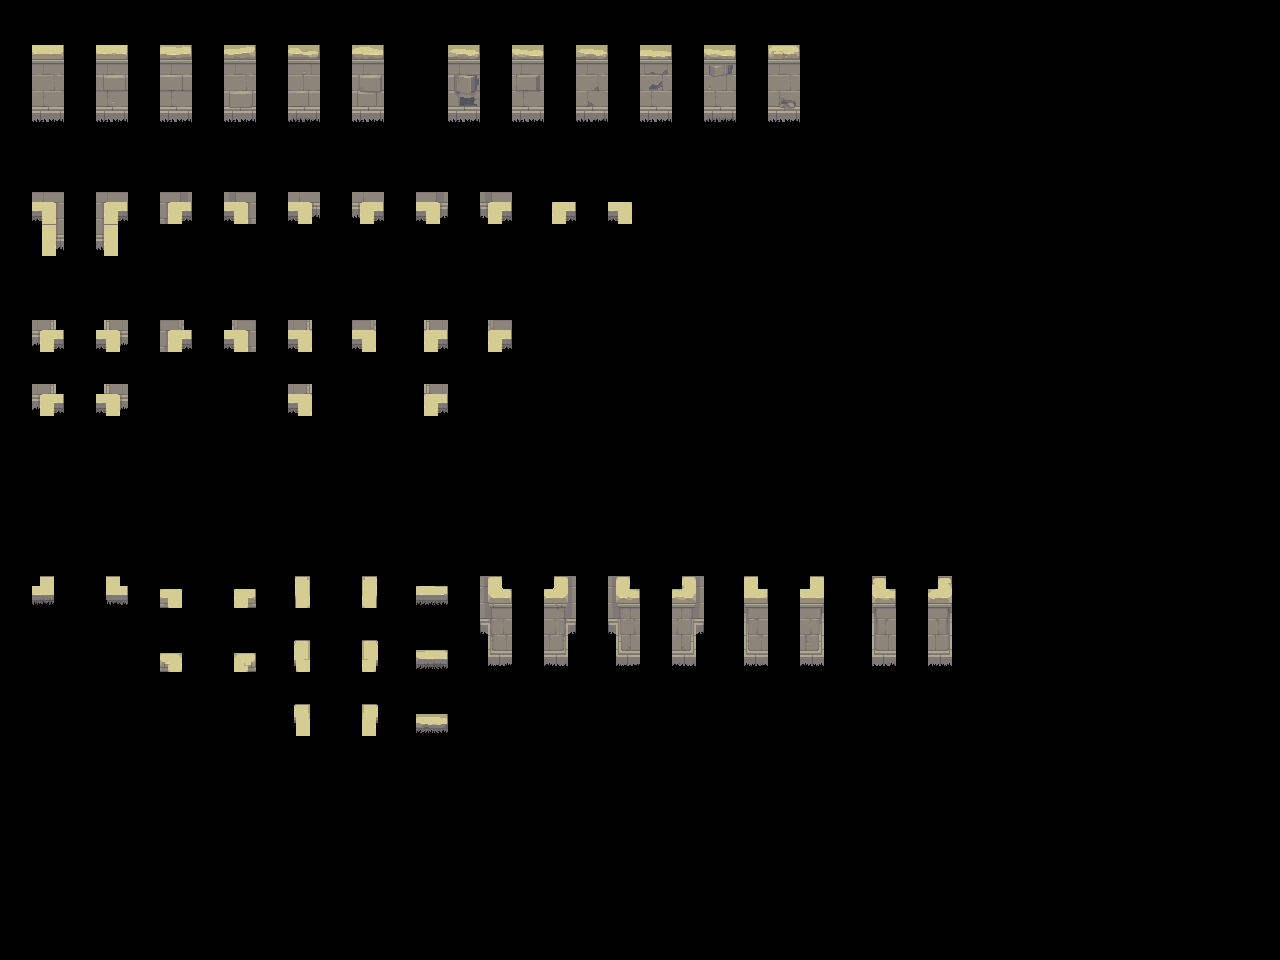

A 2D game scene composited from a Tiled map and its tileset images. What follows is a short description and the map's XML, with every tile layer's data as written:
An orthogonal 40x30 tile map with 32x32 px tiles, 2 tile layers (input_walls, output_walls) and 5 objects.

<map version="1.9" tiledversion="1.9.2" orientation="orthogonal" renderorder="right-down" width="40" height="30" tilewidth="32" tileheight="32" infinite="0" nextlayerid="4" nextobjectid="7">
 <properties>
  <property name="MatchInOrder" type="bool" value="true" />
 </properties>
 <tileset firstgid="1" source="../Tilesets/Ancient Ruins-Tileset - wall 1-transp.tsx" />
 <layer id="1" name="input_walls" width="40" height="30" opacity="0.83">
  <data encoding="csv">
0,0,0,0,0,0,0,0,0,0,0,0,0,0,0,0,0,0,0,0,0,0,0,0,0,0,0,0,0,0,0,0,0,0,0,0,0,0,0,0,
0,67,0,67,0,67,0,67,0,67,0,67,0,0,67,0,67,0,67,0,67,0,67,0,67,0,0,0,0,0,0,0,0,0,0,0,0,0,0,0,
0,83,0,83,0,83,0,83,0,83,0,83,0,0,83,0,83,0,83,0,83,0,83,0,83,0,0,0,0,0,0,0,0,0,0,0,0,0,0,0,
0,99,0,99,0,99,0,99,0,99,0,99,0,0,99,0,99,0,99,0,99,0,99,0,99,0,0,0,0,0,0,0,0,0,0,0,0,0,0,0,
0,0,0,0,0,0,0,0,0,0,0,0,0,0,0,0,0,0,0,0,0,0,0,0,0,0,0,0,0,0,0,0,0,0,0,0,0,0,0,0,
0,0,0,0,0,0,0,0,0,0,0,0,0,0,0,0,0,0,0,0,0,0,0,0,0,0,0,0,0,0,0,0,0,0,0,0,0,0,0,0,
0,6,0,8,0,12,0,44,0,38,0,40,0,58,0,74,0,17,0,21,0,0,0,0,0,0,0,0,0,0,0,0,0,0,0,0,0,0,0,0,
0,22,0,24,0,0,0,0,0,0,0,0,0,0,0,0,0,0,0,0,0,0,0,0,0,0,0,0,0,0,0,0,0,0,0,0,0,0,0,0,
0,0,0,0,0,0,0,0,0,0,0,0,0,0,0,0,0,0,0,0,0,0,0,0,0,0,0,0,0,0,0,0,0,0,0,0,0,0,0,0,
0,0,0,0,0,0,0,0,0,0,0,0,0,0,0,0,0,0,0,0,0,0,0,0,0,0,0,0,0,0,0,0,0,0,0,0,0,0,0,0,
0,76,0,108,0,109,0,125,0,102,0,118,0,104,0,120,0,0,0,0,0,0,0,0,0,0,0,0,0,0,0,0,0,0,0,0,0,0,0,0,
0,0,0,0,0,0,0,0,0,0,0,0,0,0,0,0,0,0,0,0,0,0,0,0,0,0,0,0,0,0,0,0,0,0,0,0,0,0,0,0,
0,30,0,29,0,0,0,0,0,13,0,0,0,15,0,0,0,0,0,0,0,0,0,0,0,0,0,0,0,0,0,0,0,0,0,0,0,0,0,0,
0,0,0,0,0,0,0,0,0,0,0,0,0,0,0,0,0,0,0,0,0,0,0,0,0,0,0,0,0,0,0,0,0,0,0,0,0,0,0,0,
0,0,0,0,0,0,0,0,0,0,0,0,0,0,0,0,0,0,0,0,0,0,0,0,0,0,0,0,0,0,0,0,0,0,0,0,0,0,0,0,
0,0,0,0,0,0,0,0,0,0,0,0,0,0,0,0,0,0,0,0,0,0,0,0,0,0,0,0,0,0,0,0,0,0,0,0,0,0,0,0,
0,0,0,0,0,0,0,0,0,0,0,0,0,0,0,0,0,0,0,0,0,0,0,0,0,0,0,0,0,0,0,0,0,0,0,0,0,0,0,0,
0,0,0,0,0,0,0,0,0,0,0,0,0,0,0,0,0,0,0,0,0,0,0,0,0,0,0,0,0,0,0,0,0,0,0,0,0,0,0,0,
0,18,0,20,0,50,0,52,0,33,0,37,0,3,0,66,0,68,0,66,0,68,0,49,0,53,0,49,0,53,0,0,0,0,0,0,0,0,0,0,
0,0,0,0,0,0,0,0,0,0,0,0,0,0,0,82,0,84,0,82,0,84,0,65,0,69,0,65,0,69,0,0,0,0,0,0,0,0,0,0,
0,0,0,0,0,50,0,52,0,33,0,37,0,3,0,98,0,100,0,98,0,100,0,81,0,85,0,81,0,85,0,0,0,0,0,0,0,0,0,0,
0,0,0,0,0,0,0,0,0,0,0,0,0,0,0,0,0,0,0,0,0,0,0,0,0,0,0,0,0,0,0,0,0,0,0,0,0,0,0,0,
0,0,0,0,0,0,0,0,0,33,0,37,0,3,0,0,0,0,0,0,0,0,0,0,0,0,0,0,0,0,0,0,0,0,0,0,0,0,0,0,
0,0,0,0,0,0,0,0,0,0,0,0,0,0,0,0,0,0,0,0,0,0,0,0,0,0,0,0,0,0,0,0,0,0,0,0,0,0,0,0,
0,0,0,0,0,0,0,0,0,0,0,0,0,0,0,0,0,0,0,0,0,0,0,0,0,0,0,0,0,0,0,0,0,0,0,0,0,0,0,0,
0,0,0,0,0,0,0,0,0,0,0,0,0,0,0,0,0,0,0,0,0,0,0,0,0,0,0,0,0,0,0,0,0,0,0,0,0,0,0,0,
0,0,0,0,0,0,0,0,0,0,0,0,0,0,0,0,0,0,0,0,0,0,0,0,0,0,0,0,0,0,0,0,0,0,0,0,0,0,0,0,
0,0,0,0,0,0,0,0,0,0,0,0,0,0,0,0,0,0,0,0,0,0,0,0,0,0,0,0,0,0,0,0,0,0,0,0,0,0,0,0,
0,0,0,0,0,0,0,0,0,0,0,0,0,0,0,0,0,0,0,0,0,0,0,0,0,0,0,0,0,0,0,0,0,0,0,0,0,0,0,0,
0,0,0,0,0,0,0,0,0,0,0,0,0,0,0,0,0,0,0,0,0,0,0,0,0,0,0,0,0,0,0,0,0,0,0,0,0,0,0,0
</data>
 </layer>
 <layer id="2" name="output_walls" width="40" height="30">
  <data encoding="csv">
0,0,0,0,0,0,0,0,0,0,0,0,0,0,0,0,0,0,0,0,0,0,0,0,0,0,0,0,0,0,0,0,0,0,0,0,0,0,0,0,
0,145,0,146,0,147,0,148,0,149,0,150,0,0,152,0,153,0,154,0,155,0,156,0,157,0,0,0,0,0,0,0,0,0,0,0,0,0,0,0,
0,161,0,162,0,163,0,164,0,165,0,166,0,0,168,0,169,0,170,0,171,0,172,0,173,0,0,0,0,0,0,0,0,0,0,0,0,0,0,0,
0,177,0,178,0,179,0,180,0,181,0,182,0,0,184,0,185,0,186,0,187,0,188,0,189,0,0,0,0,0,0,0,0,0,0,0,0,0,0,0,
0,0,0,0,0,0,0,0,0,0,0,0,0,0,0,0,0,0,0,0,0,0,0,0,0,0,0,0,0,0,0,0,0,0,0,0,0,0,0,0,
0,0,0,0,0,0,0,0,0,0,0,0,0,0,0,0,0,0,0,0,0,0,0,0,0,0,0,0,0,0,0,0,0,0,0,0,0,0,0,0,
0,7,0,9,0,28,0,60,0,39,0,41,0,59,0,75,0,2,0,4,0,0,0,0,0,0,0,0,0,0,0,0,0,0,0,0,0,0,0,0,
0,23,0,25,0,0,0,0,0,0,0,0,0,0,0,0,0,0,0,0,0,0,0,0,0,0,0,0,0,0,0,0,0,0,0,0,0,0,0,0,
0,0,0,0,0,0,0,0,0,0,0,0,0,0,0,0,0,0,0,0,0,0,0,0,0,0,0,0,0,0,0,0,0,0,0,0,0,0,0,0,
0,0,0,0,0,0,0,0,0,0,0,0,0,0,0,0,0,0,0,0,0,0,0,0,0,0,0,0,0,0,0,0,0,0,0,0,0,0,0,0,
0,92,0,124,0,110,0,126,0,103,0,119,0,105,0,121,0,0,0,0,0,0,0,0,0,0,0,0,0,0,0,0,0,0,0,0,0,0,0,0,
0,0,0,0,0,0,0,0,0,0,0,0,0,0,0,0,0,0,0,0,0,0,0,0,0,0,0,0,0,0,0,0,0,0,0,0,0,0,0,0,
0,46,0,45,0,0,0,0,0,14,0,0,0,16,0,0,0,0,0,0,0,0,0,0,0,0,0,0,0,0,0,0,0,0,0,0,0,0,0,0,
0,0,0,0,0,0,0,0,0,0,0,0,0,0,0,0,0,0,0,0,0,0,0,0,0,0,0,0,0,0,0,0,0,0,0,0,0,0,0,0,
0,0,0,0,0,0,0,0,0,0,0,0,0,0,0,0,0,0,0,0,0,0,0,0,0,0,0,0,0,0,0,0,0,0,0,0,0,0,0,0,
0,0,0,0,0,0,0,0,0,0,0,0,0,0,0,0,0,0,0,0,0,0,0,0,0,0,0,0,0,0,0,0,0,0,0,0,0,0,0,0,
0,0,0,0,0,0,0,0,0,0,0,0,0,0,0,0,0,0,0,0,0,0,0,0,0,0,0,0,0,0,0,0,0,0,0,0,0,0,0,0,
0,0,0,0,0,0,0,0,0,0,0,0,0,0,0,0,0,0,0,0,0,0,0,0,0,0,0,0,0,0,0,0,0,0,0,0,0,0,0,0,
0,193,0,194,0,209,0,210,0,195,0,196,0,197,0,198,0,199,0,200,0,201,0,202,0,203,0,204,0,205,0,0,0,0,0,0,0,0,0,0,
0,0,0,0,0,0,0,0,0,0,0,0,0,0,0,214,0,215,0,216,0,217,0,218,0,219,0,220,0,221,0,0,0,0,0,0,0,0,0,0,
0,0,0,0,0,225,0,226,0,211,0,212,0,213,0,230,0,231,0,232,0,233,0,234,0,235,0,236,0,237,0,0,0,0,0,0,0,0,0,0,
0,0,0,0,0,0,0,0,0,0,0,0,0,0,0,0,0,0,0,0,0,0,0,0,0,0,0,0,0,0,0,0,0,0,0,0,0,0,0,0,
0,0,0,0,0,0,0,0,0,227,0,228,0,229,0,0,0,0,0,0,0,0,0,0,0,0,0,0,0,0,0,0,0,0,0,0,0,0,0,0,
0,0,0,0,0,0,0,0,0,0,0,0,0,0,0,0,0,0,0,0,0,0,0,0,0,0,0,0,0,0,0,0,0,0,0,0,0,0,0,0,
0,0,0,0,0,0,0,0,0,0,0,0,0,0,0,0,0,0,0,0,0,0,0,0,0,0,0,0,0,0,0,0,0,0,0,0,0,0,0,0,
0,0,0,0,0,0,0,0,0,0,0,0,0,0,0,0,0,0,0,0,0,0,0,0,0,0,0,0,0,0,0,0,0,0,0,0,0,0,0,0,
0,0,0,0,0,0,0,0,0,0,0,0,0,0,0,0,0,0,0,0,0,0,0,0,0,0,0,0,0,0,0,0,0,0,0,0,0,0,0,0,
0,0,0,0,0,0,0,0,0,0,0,0,0,0,0,0,0,0,0,0,0,0,0,0,0,0,0,0,0,0,0,0,0,0,0,0,0,0,0,0,
0,0,0,0,0,0,0,0,0,0,0,0,0,0,0,0,0,0,0,0,0,0,0,0,0,0,0,0,0,0,0,0,0,0,0,0,0,0,0,0,
0,0,0,0,0,0,0,0,0,0,0,0,0,0,0,0,0,0,0,0,0,0,0,0,0,0,0,0,0,0,0,0,0,0,0,0,0,0,0,0
</data>
 </layer>
 <objectgroup id="3" name="rule_options" offsetx="-10.6667" offsety="-16.6667">
  <object id="1" x="22" y="28" width="131" height="124.667">
   <properties>
    <property name="Disabled" type="bool" value="false" />
    <property name="Probability" type="float" value="0.4" />
   </properties>
  </object>
  <object id="2" x="28" y="180.667" width="917.333" height="320">
   <properties>
    <property name="Disabled" type="bool" value="false" />
    <property name="Probability" type="float" value="0.25" />
   </properties>
  </object>
  <object id="4" x="29.6667" y="568.333" width="955" height="205">
   <properties>
    <property name="Probability" type="float" value="0.25" />
   </properties>
  </object>
  <object id="5" x="448.667" y="28.6667" width="497" height="129">
   <properties>
    <property name="Probability" type="float" value="0.15" />
   </properties>
  </object>
  <object id="6" x="162.667" y="29" width="243.333" height="123.667">
   <properties>
    <property name="Probability" type="float" value="0.25" />
   </properties>
  </object>
 </objectgroup>
</map>
